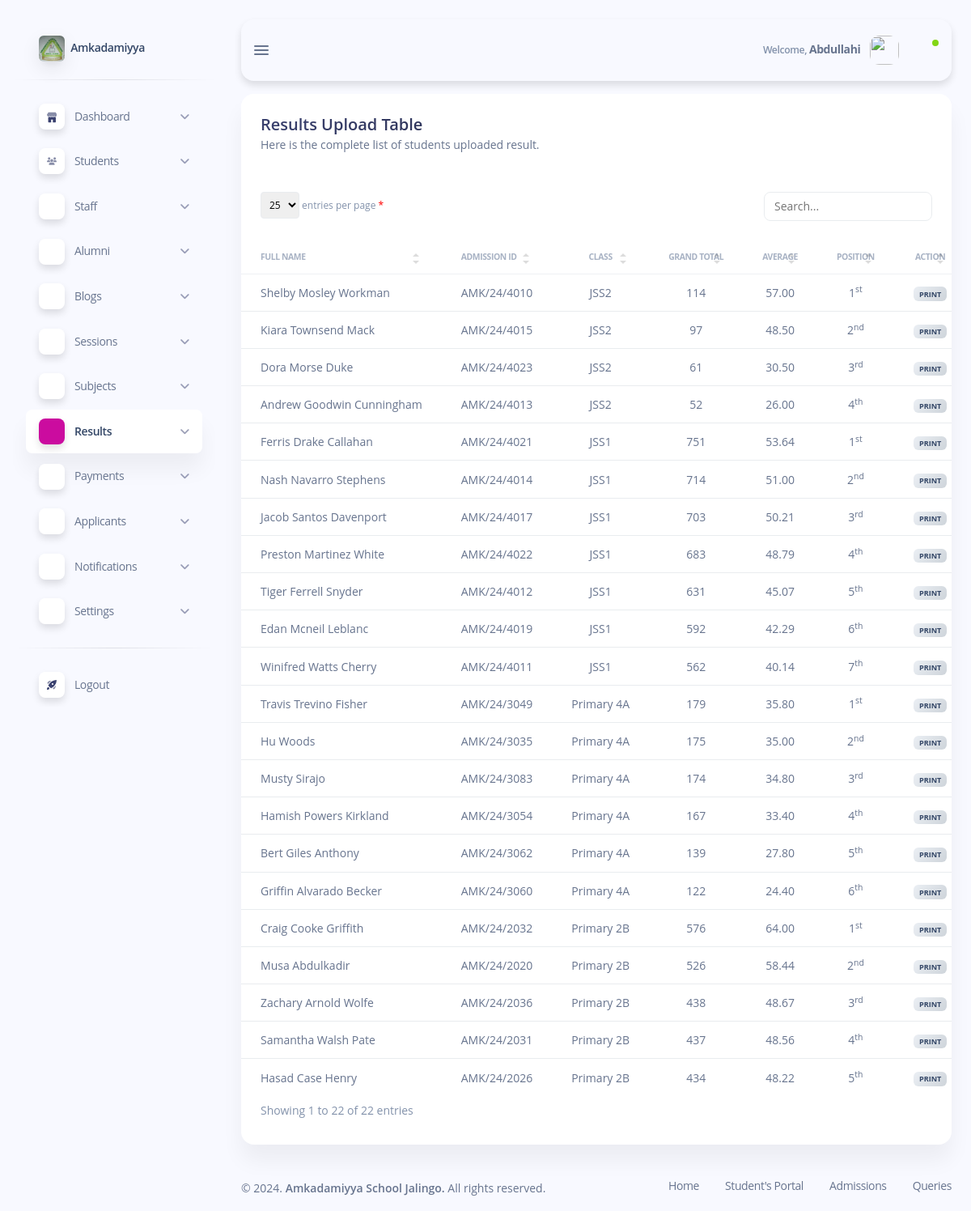
/subdomains/admin/admin-view-results.php (signed in), run on the app's committed database.
### tables this page shows
CREATE TABLE `uploads` (
  `upload_id` int(11) NOT NULL,
  `student_id` int(10) NOT NULL,
  `class_id` int(25) NOT NULL,
  `grand_total` int(255) NOT NULL,
  `average` decimal(10,2) NOT NULL,
  `position` int(50) NOT NULL,
  `subject_count` int(10) NOT NULL
);

CREATE TABLE `students` (
  `student_id` int(11) NOT NULL,
  `class_id` int(11) NOT NULL,
  `section_id` int(11) NOT NULL,
  `admission_id` varchar(20) NOT NULL,
  `first_name` varchar(50) NOT NULL,
  `second_name` varchar(50) NOT NULL,
  `last_name` varchar(50) NOT NULL,
  `status` varchar(50) NOT NULL,
  `password` varchar(255) NOT NULL,
  `birth_date` date NOT NULL,
  `state` varchar(50) NOT NULL,
  `lga` varchar(50) NOT NULL,
  `gender` varchar(50) NOT NULL,
  `parent_first_name` varchar(50) NOT NULL,
  `parent_last_name` varchar(50) NOT NULL,
  `parent_email` varchar(50) NOT NULL,
  `parent_address` varchar(50) NOT NULL,
  `parent_phone_number` varchar(50) NOT NULL,
  `timestamp` timestamp NOT NULL DEFAULT current_timestamp() ON UPDATE current_timestamp()
);

CREATE TABLE `classes` (
  `class_id` int(11) NOT NULL,
  `class_name` varchar(50) NOT NULL,
  `section_id` int(11) NOT NULL
);

### subdomains/admin/admin-view-results.php (the view, shortened to what this page needs)
<?php
require_once "../../config/database.php";
function addOrdinalSuffix($num)
{
    if (!in_array(($num % 100), array(11, 12, 13))) {
        switch ($num % 10) {
            case 1:
                return $num . '<sup>st</sup>';
            case 2:
                return $num . '<sup>nd</sup>';
            case 3:
                return $num . '<sup>rd</sup>';
        }
    }
    return $num . '<sup>th</sup>';
}
?>
<!DOCTYPE html>
<html lang="en">
<head>
    <?php include "inc/admin-header.php"; ?>
</head>
<body class="g-sidenav-show bg-info-soft">
    <?php
    include "inc/admin-sidebar.php";
    ?>
    <main class="main-content position-relative max-height-vh-100 h-100 border-radius-lg">
        <?php require "inc/admin-navbar.php"; ?>
        <div class="container-fluid pt-3">
            <div class="row">
                <div class="col-12">
                    <div class="card mb-4">
                        <div class="card-header">
                            <h5 class="mb-0 text-gradient text-dark">Results Upload Table</h5>
                            <p class="text-sm mb-0">
                                Here is the complete list of students uploaded result.
                            </p>
                        </div>
                        <div class="table-responsive">
                            <table class="table table-flush" id="datatable-basic">
                                <thead class="thead-light">
                                    <tr>
                                        <th class="text-uppercase text-left text-secondary text-xxs font-weight-bolder opacity-7">
                                            Full Name</th>
                                        <th class="text-uppercase text-left text-secondary text-xxs font-weight-bolder opacity-7">
                                            Admission ID</th>
                                        <th class="text-uppercase text-center text-secondary text-xxs font-weight-bolder opacity-7">
                                            Class</th>
                                        <th class="text-uppercase text-center text-secondary text-xxs font-weight-bolder opacity-7">
                                            Grand Total</th>
                                        <th class="text-uppercase text-center text-secondary text-xxs font-weight-bolder opacity-7">
                                            Average</th>
                                        <th class="text-uppercase text-center text-secondary text-xxs font-weight-bolder opacity-7">
                                            Position</th>
                                        <th class="text-uppercase text-center text-secondary text-xxs font-weight-bolder opacity-7">
                                            Action</th>
                                    </tr>
                                </thead>
                                <tbody>
                                    <?php
                                    if (in_array($position_id, [1, 2, 3, 4, 5])) {
                                        $sql = "SELECT * FROM `uploads` ORDER BY `class_id` DESC, `position` ASC";
                                        $uploads = mysqli_query($conn, $sql);
                                        while ($row = mysqli_fetch_assoc($uploads)) {
                                            $student_id = $row['student_id'];
                                            $sql = "SELECT * FROM `students` WHERE `student_id` = '$student_id'";
                                            $students = mysqli_query($conn, $sql);
                                            $student = mysqli_fetch_assoc($students);
                                    ?>
                                            <tr>
                                                <td class="text-sm text-left font-weight-normal">
                                                    <?php echo $student['first_name'] . ' ' . $student['second_name'] . ' ' . $student['last_name']; ?>
                                                </td>
                                                <td class="text-sm text-left font-weight-normal">
                                                    <?php echo $student['admission_id']; ?>
                                                </td>
                                                <td class="text-sm text-center font-weight-normal">
                                                    <?php
                                                    $class_id = $row['class_id'];
                                                    $sql = "SELECT * FROM `classes` WHERE `class_id` = '$class_id'";
                                                    $classes = mysqli_query($conn, $sql);
                                                    $class = mysqli_fetch_assoc($classes);
                                                    echo $class['class_name'];
                                                    ?>
                                                </td>
                                                <?php
                                                $sql = "SELECT * FROM `uploads` WHERE `student_id` = '$student_id'";
                                                $uploads_result = mysqli_query($conn, $sql);
                                                $foreach_upload = mysqli_fetch_assoc($uploads_result);
                                                ?>
                                                <td class="text-sm text-center font-weight-normal">
                                                    <?php echo $foreach_upload['grand_total']; ?></td>
                                                <td class="text-sm text-center font-weight-normal">
                                                    <?php echo $foreach_upload['average']; ?></td>
                                                <td class="text-sm text-center font-weight-normal">
                                                    <?php echo addOrdinalSuffix($foreach_upload['position']); ?></td>
                                                <td class="text-sm text-center font-weight-normal">
                                                    <form action="admin-print-result.php" method="get">
                                                        <button type="submit" class="badge badge-sm rounded bg-gradient-light text-dark border-0">print</button>
                                                    </form>
                                                </td>
                                            </tr>
                                        <?php
                                        }
                                    }
                                    ?>
                                </tbody>
                            </table>
                        </div>
                    </div>
                </div>
            </div>
        </div>
        <?php include "inc/admin-footer.php"; ?>
    </main>
</body>
</html>

### css/style.css (style rules this page uses)
html { font-size: 1rem; }
@media (min-width: 576px) { html { font-size: 0.9rem; } }
@media (min-width: 768px) { html { font-size: 0.95rem; } }
@media (min-width: 992px) { html { font-size: 1rem; } }

### data on the page
uploads: student.first_name "Shelby", student.second_name "Mosley", student.last_name "Workman", student.admission_id "AMK/24/4010", class.class_name "JSS2", grand_total "114", average "57.00", position "1"
uploads: student.first_name "Kiara", student.second_name "Townsend", student.last_name "Mack", student.admission_id "AMK/24/4015", class.class_name "JSS2", grand_total "97", average "48.50", position "2"
uploads: student.first_name "Dora", student.second_name "Morse", student.last_name "Duke", student.admission_id "AMK/24/4023", class.class_name "JSS2", grand_total "61", average "30.50", position "3"
uploads: student.first_name "Andrew", student.second_name "Goodwin", student.last_name "Cunningham", student.admission_id "AMK/24/4013", class.class_name "JSS2", grand_total "52", average "26.00", position "4"
uploads: student.first_name "Ferris", student.second_name "Drake", student.last_name "Callahan", student.admission_id "AMK/24/4021", class.class_name "JSS1", grand_total "751", average "53.64", position "1"
uploads: student.first_name "Nash", student.second_name "Navarro", student.last_name "Stephens", student.admission_id "AMK/24/4014", class.class_name "JSS1", grand_total "714", average "51.00", position "2"
uploads: student.first_name "Jacob", student.second_name "Santos", student.last_name "Davenport", student.admission_id "AMK/24/4017", class.class_name "JSS1", grand_total "703", average "50.21", position "3"
uploads: student.first_name "Preston", student.second_name "Martinez", student.last_name "White", student.admission_id "AMK/24/4022", class.class_name "JSS1", grand_total "683", average "48.79", position "4"
uploads: student.first_name "Tiger", student.second_name "Ferrell", student.last_name "Snyder", student.admission_id "AMK/24/4012", class.class_name "JSS1", grand_total "631", average "45.07", position "5"
uploads: student.first_name "Edan", student.second_name "Mcneil", student.last_name "Leblanc", student.admission_id "AMK/24/4019", class.class_name "JSS1", grand_total "592", average "42.29", position "6"
uploads: student.first_name "Winifred", student.second_name "Watts", student.last_name "Cherry", student.admission_id "AMK/24/4011", class.class_name "JSS1", grand_total "562", average "40.14", position "7"
uploads: student.first_name "Travis", student.second_name "Trevino", student.last_name "Fisher", student.admission_id "AMK/24/3049", class.class_name "Primary 4A", grand_total "179", average "35.80", position "1"
uploads: student.first_name "Hu", student.last_name "Woods", student.admission_id "AMK/24/3035", class.class_name "Primary 4A", grand_total "175", average "35.00", position "2"
uploads: student.first_name "Musty", student.last_name "Sirajo", student.admission_id "AMK/24/3083", class.class_name "Primary 4A", grand_total "174", average "34.80", position "3"
uploads: student.first_name "Hamish", student.second_name "Powers", student.last_name "Kirkland", student.admission_id "AMK/24/3054", class.class_name "Primary 4A", grand_total "167", average "33.40", position "4"
uploads: student.first_name "Bert", student.second_name "Giles", student.last_name "Anthony", student.admission_id "AMK/24/3062", class.class_name "Primary 4A", grand_total "139", average "27.80", position "5"
uploads: student.first_name "Griffin", student.second_name "Alvarado", student.last_name "Becker", student.admission_id "AMK/24/3060", class.class_name "Primary 4A", grand_total "122", average "24.40", position "6"
uploads: student.first_name "Craig", student.second_name "Cooke", student.last_name "Griffith", student.admission_id "AMK/24/2032", class.class_name "Primary 2B", grand_total "576", average "64.00", position "1"
uploads: student.first_name "Musa", student.last_name "Abdulkadir", student.admission_id "AMK/24/2020", class.class_name "Primary 2B", grand_total "526", average "58.44", position "2"
uploads: student.first_name "Zachary", student.second_name "Arnold", student.last_name "Wolfe", student.admission_id "AMK/24/2036", class.class_name "Primary 2B", grand_total "438", average "48.67", position "3"
uploads: student.first_name "Samantha", student.second_name "Walsh", student.last_name "Pate", student.admission_id "AMK/24/2031", class.class_name "Primary 2B", grand_total "437", average "48.56", position "4"
uploads: student.first_name "Hasad", student.second_name "Case", student.last_name "Henry", student.admission_id "AMK/24/2026", class.class_name "Primary 2B", grand_total "434", average "48.22", position "5"

### other printed values
$_SESSION['staff']['first_name'] "Abdullahi"
